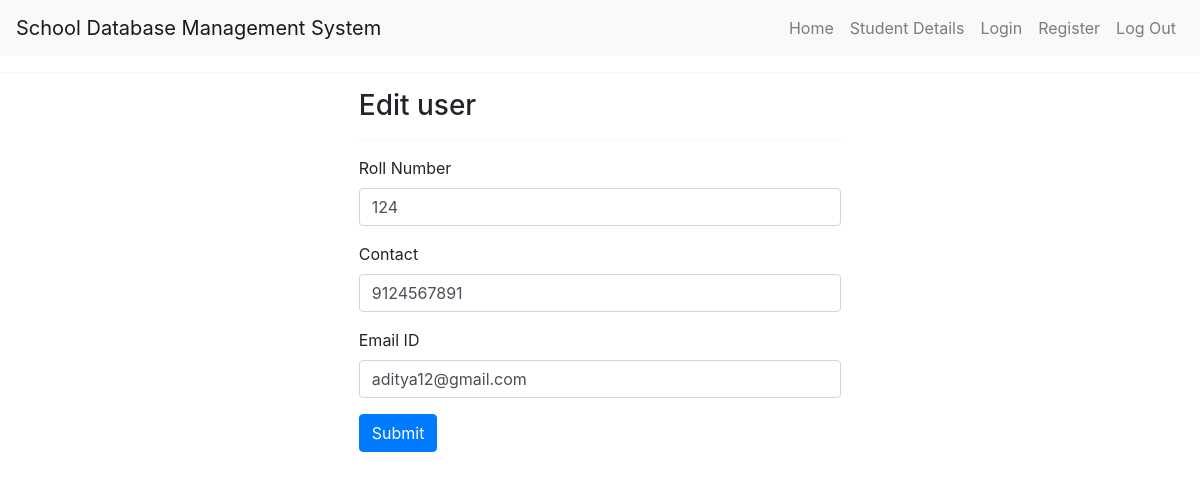
Screenshot of /edit_user/124 with the database file from the repository.
### tables this page shows
CREATE TABLE "student" (
	"Rollno"	INTEGER NOT NULL UNIQUE,
	"Name"	REAL NOT NULL,
	"Contact"	NUMERIC NOT NULL UNIQUE,
	"emailID"	TEXT NOT NULL,
	PRIMARY KEY("Rollno")
);

### main.py (the view, shortened to what this page needs)
@app.route("/edit_user/<string:rollno>", methods=['POST', 'GET'])
def edit_user(rollno):
    con = sql.connect("users.db")
    con.row_factory = sql.Row
    cur = con.cursor()
    cur.execute("SELECT * FROM student WHERE Rollno=?", (rollno,))
    data = cur.fetchone()
    return render_template("edit_user.html", datas=data)

### templates/edit_user.html (shortened to what this page needs)
<!doctype html>
<html lang="en">
<head>
    <link href="https://cdn.jsdelivr.net/npm/bootstrap@5.3.0/dist/css/bootstrap.min.css" rel="stylesheet"
>
  <link rel="stylesheet" href="https://stackpath.bootstrapcdn.com/bootstrap/4.5.2/css/bootstrap.min.css">
</head>
<body>
  <nav class="navbar navbar-expand-lg navbar-light bg-light">
    <a class="navbar-brand" href="/">School Database Management System</a>
    <div class="collapse navbar-collapse">
      <ul class="navbar-nav ml-auto">
        <li class="nav-item">
          <a class="nav-link" href="{{ url_for('home') }}">Home</a>
        </li>
        <li class="nav-item">
          <a class="nav-link" href="{{ url_for('index') }}">Student Details</a>
        </li>
        {% if not logged_in: %}
        <li class="nav-item">
          <a class="nav-link" href="{{ url_for('login') }}">Login</a>
        </li>
        <li class="nav-item">
          <a class="nav-link" href="{{ url_for('register') }}">Register</a>
        </li>
        {% endif %}
        <li class="nav-item">
          <a class="nav-link" href="{{ url_for('login') }}">Log Out</a>
        </li>
      </ul>
    </div>
  </nav>
  <hr>
<div class='row'>
    <div class='col-5 mx-auto'>
        <h3>Edit user</h3>
        <hr>
        <form method='post' action='{{ url_for("edit_user", rollno=datas.Rollno) }}'>
            <div class='form-group'>
                <label>Roll Number</label>
                <input type='number' name='Rollno' required class='form-control' value='{{ datas.Rollno }}'>
            </div>
            <div class='form-group'>
                <label>Contact</label>
                <input type='number' name='Contact' required class='form-control' value='{{ datas.Contact }}'>
            </div>
            <div class='form-group'>
                <label>Email ID</label>
                <input type='email' name='emailID' required class='form-control' value='{{ datas.emailID }}'>
            </div>
            <input type='submit' value='Submit' class='btn btn-primary'>
        </form>
    </div>
</div>
</body>
</html>

### rows the page displays
student: Rollno "124", Contact "9124567891", emailID "aditya12@gmail.com"
